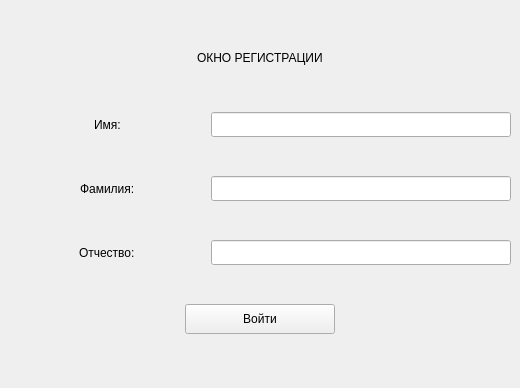
<?xml version="1.0" encoding="UTF-8"?>
<ui version="4.0">
 <class>Form</class>
 <widget class="QWidget" name="Form">
  <property name="geometry">
   <rect>
    <x>0</x>
    <y>0</y>
    <width>520</width>
    <height>388</height>
   </rect>
  </property>
  <property name="windowTitle">
   <string>Form</string>
  </property>
  <widget class="QWidget" name="verticalLayoutWidget">
   <property name="geometry">
    <rect>
     <x>10</x>
     <y>10</y>
     <width>501</width>
     <height>361</height>
    </rect>
   </property>
   <layout class="QVBoxLayout" name="verticalLayout">
    <item>
     <layout class="QHBoxLayout" name="horizontalLayout_5">
      <item alignment="Qt::AlignHCenter">
       <widget class="QLabel" name="label_2">
        <property name="maximumSize">
         <size>
          <width>300</width>
          <height>30</height>
         </size>
        </property>
        <property name="text">
         <string>ОКНО РЕГИСТРАЦИИ</string>
        </property>
       </widget>
      </item>
     </layout>
    </item>
    <item>
     <layout class="QHBoxLayout" name="horizontalLayout_4">
      <item alignment="Qt::AlignHCenter">
       <widget class="QLabel" name="label_3">
        <property name="text">
         <string>Имя:</string>
        </property>
       </widget>
      </item>
      <item>
       <widget class="QLineEdit" name="op_name">
        <property name="maximumSize">
         <size>
          <width>300</width>
          <height>25</height>
         </size>
        </property>
       </widget>
      </item>
     </layout>
    </item>
    <item>
     <layout class="QHBoxLayout" name="horizontalLayout_3">
      <item alignment="Qt::AlignHCenter">
       <widget class="QLabel" name="label_4">
        <property name="text">
         <string>Фамилия:</string>
        </property>
       </widget>
      </item>
      <item>
       <widget class="QLineEdit" name="op_secname">
        <property name="maximumSize">
         <size>
          <width>300</width>
          <height>25</height>
         </size>
        </property>
       </widget>
      </item>
     </layout>
    </item>
    <item>
     <layout class="QHBoxLayout" name="horizontalLayout">
      <item alignment="Qt::AlignHCenter">
       <widget class="QLabel" name="label_5">
        <property name="text">
         <string>Отчество:</string>
        </property>
       </widget>
      </item>
      <item>
       <widget class="QLineEdit" name="op_patron">
        <property name="maximumSize">
         <size>
          <width>300</width>
          <height>25</height>
         </size>
        </property>
       </widget>
      </item>
     </layout>
    </item>
    <item>
     <layout class="QHBoxLayout" name="horizontalLayout_2">
      <item>
       <widget class="QPushButton" name="login_btn">
        <property name="maximumSize">
         <size>
          <width>150</width>
          <height>30</height>
         </size>
        </property>
        <property name="text">
         <string>Войти</string>
        </property>
       </widget>
      </item>
     </layout>
    </item>
   </layout>
  </widget>
 </widget>
 <resources/>
 <connections/>
</ui>
